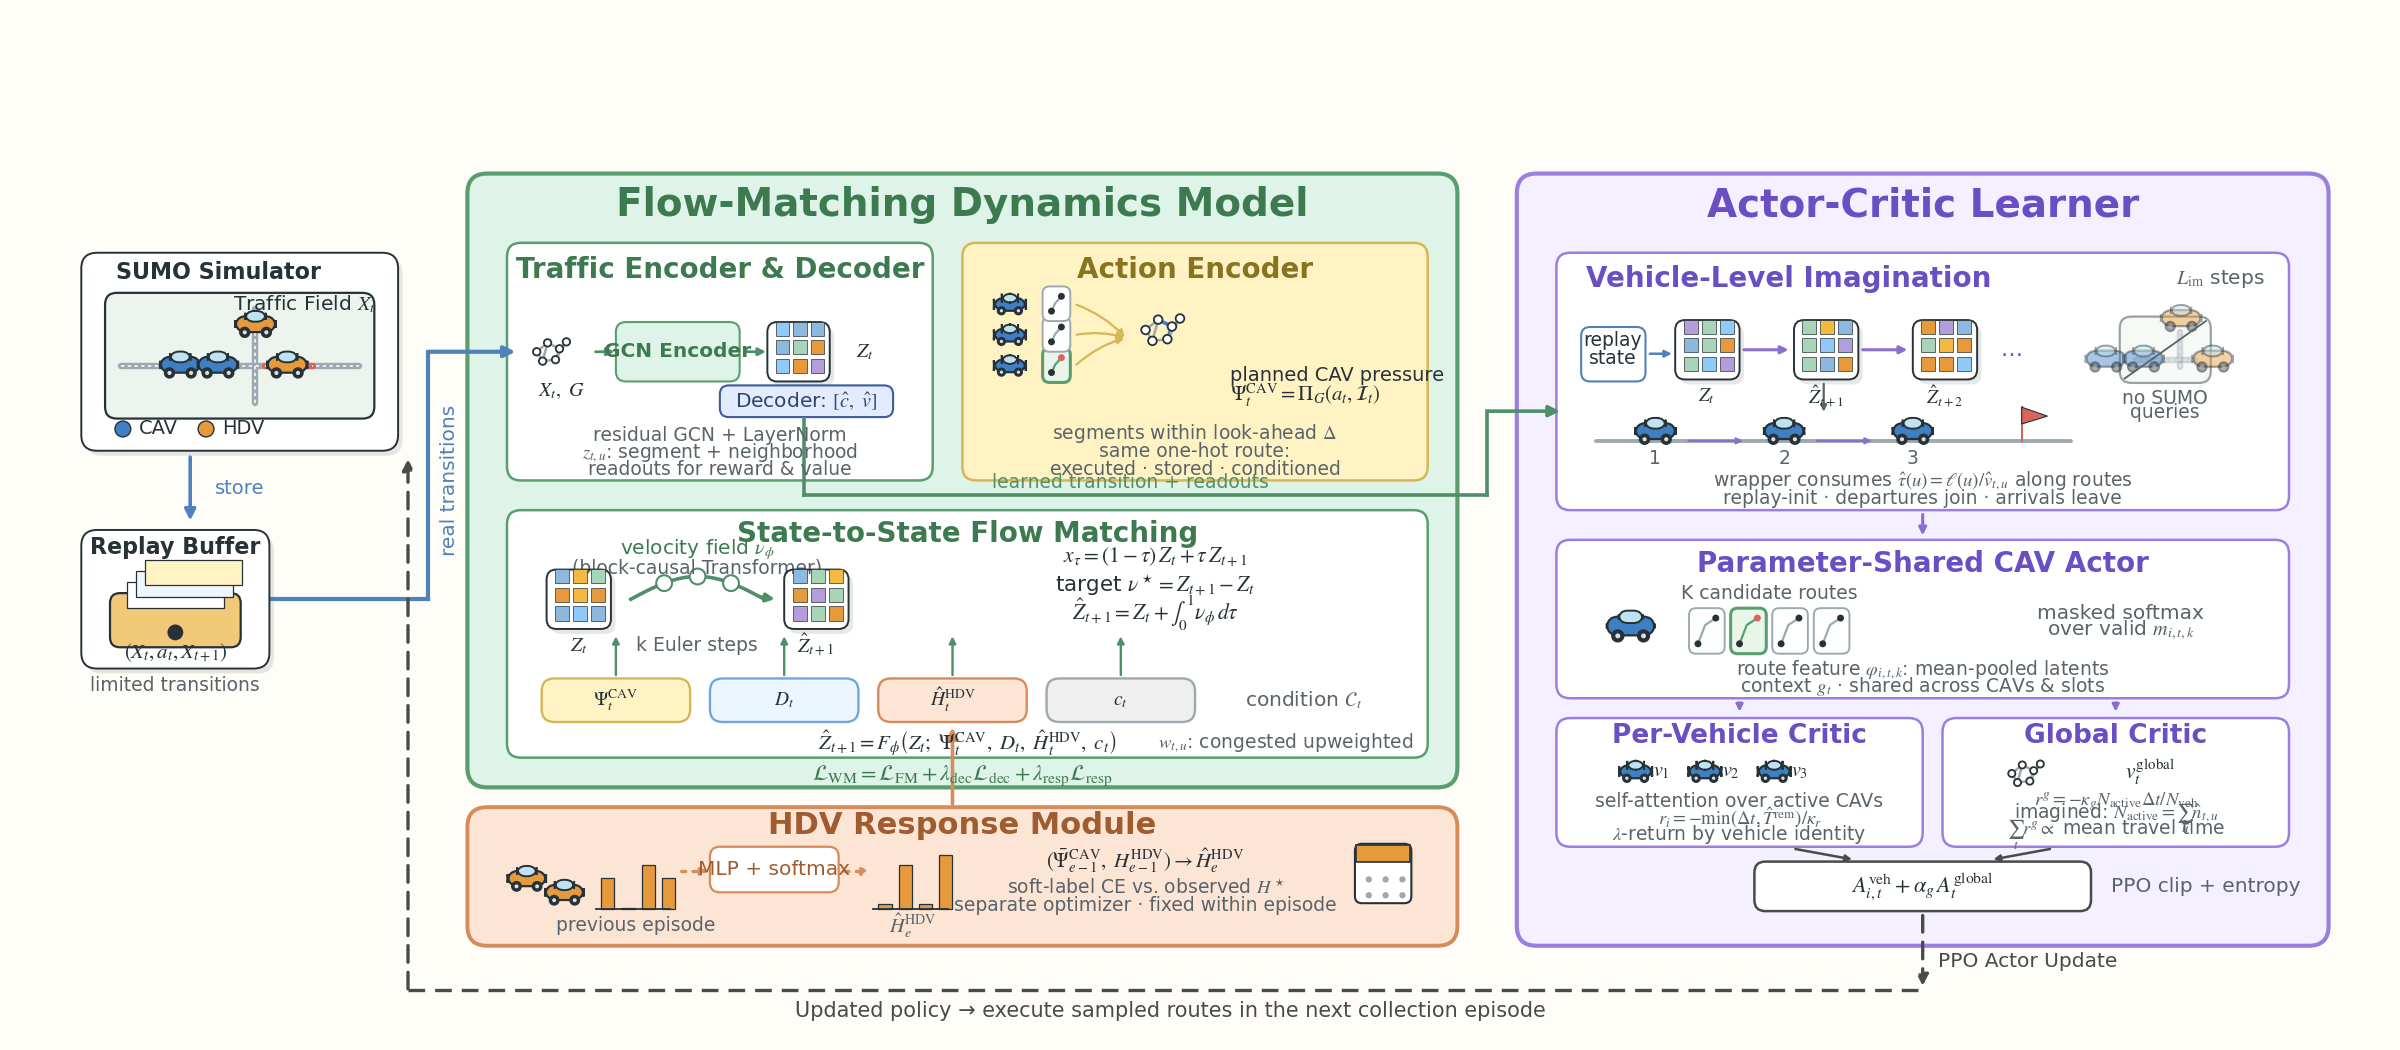

Write the Python code that produced this figure.
"""UrbanDreamer main framework figure — v6.

Readability pass over v5: fonts scaled ~1.9x so the figure stays legible
when scaled to acmart \textwidth (~0.29x), annotations trimmed to fit.
Same Method-aligned skeleton:
  center : Flow-Matching Dynamics Model (3 sub-blocks)
  below  : HDV Response Module
  right  : Actor-Critic Learner (imagination / actor / two critics)
  left   : SUMO + replay (data context)
"""
import matplotlib
matplotlib.use("Agg")
import matplotlib.pyplot as plt
from matplotlib.patches import FancyBboxPatch, Circle, Rectangle, FancyArrowPatch, Arc
import numpy as np

BG       = "#FFFDF8"
INK      = "#263238"
SUB      = "#59636A"
P2_BG, P2_BD = "#F5F0FF", "#9B7EDE"
ACT_BG, ACT_BD = "#FFF3C4", "#D6B656"
WM_BG,  WM_BD  = "#DFF4E8", "#5A9E6F"
HDV_BG, HDV_BD = "#FCE5D5", "#D58B5A"
CAV_C, HDV_C   = "#3F7FC4", "#E79A3B"
CONG,  ROAD    = "#D7655B", "#9DA9B0"
AR_REAL, AR_WM, AR_IM, AR_HDV, AR_UPD = "#4F81BD", "#4F8F68", "#8A6FD1", "#D58B5A", "#4A4A4A"

plt.rcParams["path.sketch"] = None
plt.rcParams["font.family"] = "DejaVu Sans"
plt.rcParams["mathtext.fontset"] = "stix"

fig, ax = plt.subplots(figsize=(24, 10.5), dpi=100)
fig.patch.set_facecolor(BG)
ax.set_facecolor(BG)
ax.set_xlim(0, 240); ax.set_ylim(0, 105)
ax.axis("off")

# ---- typography (canvas pt; printed size = canvas x 0.29 at \textwidth) ----
MODBIG, MOD, SUBT, LABEL, ANNOT, MICRO, MATH = 28, 22, 20, 16, 14, 13.5, 17

def text(x, y, s, size=LABEL, bold=False, color=INK, ha="center", va="center",
         z=8, rot=0):
    ax.text(x, y, s, fontsize=size, color=color, ha=ha, va=va, zorder=z,
            fontweight="bold" if bold else "normal", rotation=rot,
            linespacing=1.35)

def rbox(x, y, w, h, fc, ec, dashed=False, lw=2.6, z=2, rs=2.0, dash=(5, 3.6)):
    b = FancyBboxPatch((x, y), w, h,
                       boxstyle=f"round,pad=0,rounding_size={rs}",
                       fc=fc, ec=ec, lw=lw, zorder=z,
                       linestyle=(0, dash) if dashed else "solid")
    ax.add_patch(b)
    return b

def sticker_bg(x, y, w, h, z=4, rs=1.6):
    rbox(x+0.45, y-0.5, w, h, "#00000018", "none", z=z-1, rs=rs)
    rbox(x, y, w, h, "#FFFFFF", "none", z=z, rs=rs)
    rbox(x, y, w, h, "none", INK, lw=1.4, z=z+6, rs=rs)

def arrow(p1, p2, color=AR_WM, dashed=False, dotted=False, lw=2.4, rad=0.0,
          z=6, ms=16):
    ls = (0, (1.2, 2.2)) if dotted else ((0, (5, 3)) if dashed else "solid")
    a = FancyArrowPatch(p1, p2, arrowstyle="-|>", mutation_scale=ms,
                        color=color, lw=lw, zorder=z, linestyle=ls,
                        connectionstyle=f"arc3,rad={rad}", shrinkA=1, shrinkB=1)
    ax.add_patch(a)
    return a

def seg(p1, p2, color=AR_WM, dashed=False, lw=2.4, z=6):
    ax.plot([p1[0], p2[0]], [p1[1], p2[1]], color=color, lw=lw, zorder=z,
            linestyle=(0, (5, 3)) if dashed else "solid")

# ---------------- stickers ----------------
def car(x, y, s=1.0, color=CAV_C, z=6, faded=False):
    al = 0.45 if faded else 1.0
    kw = dict(zorder=z, alpha=al)
    ax.add_patch(FancyBboxPatch((x-4.6*s, y-1.7*s), 9.2*s, 3.4*s,
                 boxstyle="round,pad=0.1,rounding_size=1.2",
                 fc=color, ec=INK, lw=1.6, **kw))
    ax.add_patch(FancyBboxPatch((x-2.2*s, y+0.8*s), 4.4*s, 2.1*s,
                 boxstyle="round,pad=0.1,rounding_size=0.9",
                 fc="#BFE3F0", ec=INK, lw=1.4, **kw))
    for dx in (-2.6, 2.6):
        ax.add_patch(Circle((x+dx*s, y-2.0*s), 1.2*s, fc=INK, ec=INK, **kw))
        ax.add_patch(Circle((x+dx*s, y-2.0*s), 0.5*s, fc="#DDDDDD", **kw))

def route_card(x, y, w=3.4, h=4.4, selected=False, z=6):
    fc = "#E8F5E9" if selected else "#FFFFFF"
    ec = "#5A9E6F" if selected else "#9DA9B0"
    ax.add_patch(FancyBboxPatch((x, y), w, h, boxstyle="round,pad=0.1,rounding_size=0.7",
                 fc=fc, ec=ec, lw=2.2 if selected else 1.4, zorder=z))
    ax.plot([x+0.8, x+w*0.45, x+w-0.8], [y+0.9, y+h-1.6, y+h-0.9],
            color=ec, lw=1.6, zorder=z+1)
    ax.add_patch(Circle((x+0.8, y+0.9), 0.35, fc=INK, zorder=z+2))
    ax.add_patch(Circle((x+w-0.8, y+h-0.9), 0.35, fc=CONG if selected else INK, zorder=z+2))

def mini_graph(x, y, s=1.0, hl_edges=(), z=6, messages=False):
    pts = np.array([(0,0),(2.2,1.8),(4.6,0.6),(1.2,-1.9),(3.8,-1.6),(6.0,2.0)],
                   float) * s + (x, y)
    edges = [(0,1),(1,2),(0,3),(3,4),(2,4),(1,3),(2,5),(4,5)]
    for i, (a, b) in enumerate(edges):
        c = CAV_C if i in hl_edges else ROAD
        ax.plot([pts[a][0], pts[b][0]], [pts[a][1], pts[b][1]],
                color=c, lw=2.6 if i in hl_edges else 1.8, zorder=z)
    for px, py in pts:
        ax.add_patch(Circle((px, py), 0.75*s, fc="#FFFFFF", ec=INK, lw=1.3, zorder=z+2))
    if messages:
        for (a, b) in ((0,1),(3,1),(4,2)):
            mx, my = (pts[a]+pts[b])/2
            ax.add_patch(Circle((mx, my), 0.42*s, fc=WM_BD, ec="none", zorder=z+3))

def latent_card(x, y, w=6.5, h=6.0, z=6, seed=0):
    sticker_bg(x, y, w, h, z=z, rs=1.0)
    rng = np.random.RandomState(seed)
    cols = ["#8FB8DE", "#A8D5BA", "#F4B942", "#E79A3B", "#B39DDB", "#90CAF9"]
    gw, gh = w/4.6, h/4.2
    for i in range(3):
        for j in range(3):
            ax.add_patch(Rectangle((x+0.85+j*(gw+0.4), y+0.85+i*(gh+0.45)), gw, gh,
                         fc=cols[rng.randint(len(cols))], ec=INK, lw=0.5, zorder=z+7))

def file_tray(x, y, w=15, h=10, z=6):
    ax.add_patch(FancyBboxPatch((x-w/2, y-h/2), w, h*0.62,
                 boxstyle="round,pad=0.1,rounding_size=1.0",
                 fc="#F2C879", ec=INK, lw=1.6, zorder=z))
    for i, c in enumerate(("#FFFFFF", "#EDF6FF", "#FFF3C4")):
        ax.add_patch(Rectangle((x-w/2+1.6+i*0.9, y-0.4+i*1.15), w-3.2, 2.6,
                     fc=c, ec=INK, lw=0.9, zorder=z+1+i))
    ax.add_patch(Circle((x, y-h/2+1.4), 0.8, fc=INK, zorder=z+4))

def calendar(x, y, w=6, h=6, z=6):
    ax.add_patch(FancyBboxPatch((x-w/2, y-h/2), w, h,
                 boxstyle="round,pad=0.1,rounding_size=0.7",
                 fc="#FFFFFF", ec=INK, lw=1.5, zorder=z))
    ax.add_patch(Rectangle((x-w/2, y+h/2-1.7), w, 1.7, fc=HDV_C, ec=INK, lw=1.2, zorder=z+1))
    for i in range(2):
        for j in range(3):
            ax.add_patch(Circle((x-w/2+1.3+j*1.7, y-0.6-i*1.6), 0.32, fc=ROAD, zorder=z+2))

def bar_dist(x, y, w=9, h=5, color=HDV_C, z=6, seed=1):
    rng = np.random.RandomState(seed)
    hs = rng.dirichlet(np.ones(4)) * h * 2.6
    bw = w/5.2
    for i, hh in enumerate(hs):
        ax.add_patch(Rectangle((x+i*(bw+0.7), y), bw, hh, fc=color, ec=INK, lw=0.9, zorder=z))
    ax.plot([x-0.5, x+w], [y, y], color=INK, lw=1.3, zorder=z)

def road(x1, y1, x2, y2, color=ROAD, z=5, al=1.0):
    ax.plot([x1, x2], [y1, y2], color=color, lw=4.6, zorder=z,
            solid_capstyle="round", alpha=al)
    ax.plot([x1, x2], [y1, y2], color="#FFFFFF", lw=1.1, zorder=z+1,
            linestyle=(0, (2.2, 2.2)), alpha=al)

def city_map(x, y, w=20, h=13, z=6, faded=False, cong=True):
    al = 0.45 if faded else 1.0
    ax.add_patch(FancyBboxPatch((x-w/2, y-h/2), w, h,
                 boxstyle="round,pad=0.1,rounding_size=1.2",
                 fc="#EDF4EE", ec=INK, lw=1.6, zorder=z, alpha=al))
    road(x-w/2+1.5, y-1.0, x+w/2-1.5, y-1.0, z=z+1, al=al)
    road(x+1.5, y-h/2+1.5, x+1.5, y+h/2-1.5, z=z+1, al=al)
    if cong:
        road(x+2.6, y-1.0, x+7.4, y-1.0, color=CONG, z=z+2, al=al)
    car(x-6.0, y-0.9, s=0.42, color=CAV_C, z=z+3, faded=faded)
    car(x-2.2, y-0.9, s=0.42, color=CAV_C, z=z+3, faded=faded)
    car(x+4.8, y-0.9, s=0.42, color=HDV_C, z=z+3, faded=faded)
    car(x+1.6, y+3.2, s=0.42, color=HDV_C, z=z+3, faded=faded)

# =====================================================================
# LEFT — SUMO & replay (x 6..40)
# =====================================================================
sticker_bg(7, 60, 32, 20, z=4)
city_map(23, 69.6, w=27, h=12.5, z=5)
text(10.5, 78.0, "SUMO Simulator", size=LABEL, bold=True, ha="left")
text(36.8, 74.8, r"Traffic Field $X_t$", size=MICRO+1, ha="right", z=9)
ax.add_patch(Circle((11.2, 62.2), 0.8, fc=CAV_C, ec=INK, lw=1.0, zorder=8))
text(12.8, 62.2, "CAV", size=MICRO+0.5, ha="left")
ax.add_patch(Circle((19.6, 62.2), 0.8, fc=HDV_C, ec=INK, lw=1.0, zorder=8))
text(21.2, 62.2, "HDV", size=MICRO+0.5, ha="left")

sticker_bg(7, 38, 19, 14, z=4)
file_tray(16.5, 44.5, w=13, h=8.5, z=6)
text(16.5, 50.2, "Replay Buffer", size=LABEL, bold=True)
text(16.5, 39.6, r"$(X_t, a_t, X_{t+1})$", size=MICRO+1.5)
text(16.5, 36.3, "limited transitions", size=MICRO, color=SUB)

arrow((18, 59.5), (18, 52.8), color=AR_REAL, lw=2.6)
text(20.5, 56.2, "store", size=MICRO+0.5, ha="left", color=AR_REAL)

# =====================================================================
# CENTER — Flow-Matching Dynamics Model (x 46..146, y 26..88)
# =====================================================================
rbox(46, 26, 100, 62, WM_BG, WM_BD, lw=3.0)
text(96, 84.8, "Flow-Matching Dynamics Model", size=MODBIG, bold=True, color="#3d7a50")

# ---- sub-block 1: Traffic Encoder & Decoder (x 50..93, y 57..81) ----
rbox(50, 57, 43, 24, "#FFFFFF", WM_BD, lw=1.8, z=3, rs=1.4)
text(71.5, 78.3, "Traffic Encoder & Decoder", size=SUBT, bold=True, color="#3d7a50")
mini_graph(53, 70, s=0.5, z=6)
text(55.5, 66.0, r"$X_t,\ G$", size=MICRO+1)
arrow((58.8, 70), (61.0, 70), lw=2.0, ms=11)
rbox(61, 67, 12.5, 6, WM_BG, WM_BD, lw=1.5, z=5, rs=1.0)
text(67.2, 70, "GCN Encoder", size=MICRO+1, bold=True, color="#3d7a50")
arrow((74, 70), (76.3, 70), lw=2.0, ms=11)
latent_card(76.3, 67, w=6.3, h=6.0, z=6, seed=1)
text(85.3, 70, r"$Z_t$", size=MICRO+1, ha="left")
rbox(71.5, 63.4, 17.5, 3.2, "#E3ECFF", "#3D5BA1", lw=1.5, z=5, rs=0.9)
text(80.2, 65.0, r"Decoder: $[\hat{c},\ \hat{v}]$", size=MICRO+1, color="#2c4470")
text(71.5, 61.5, "residual GCN + LayerNorm", size=MICRO, color=SUB)
text(71.5, 59.8, r"$z_{t,u}$: segment + neighborhood", size=MICRO, color=SUB)
text(71.5, 58.1, "readouts for reward & value", size=MICRO, color=SUB)

# ---- sub-block 2: Action Encoder (x 96..143, y 57..81) ----
rbox(96, 57, 47, 24, ACT_BG, ACT_BD, lw=1.8, z=3, rs=1.4)
text(119.5, 78.3, "Action Encoder", size=SUBT, bold=True, color="#8a7320")
for k in range(3):
    yy = 68.6 + k*3.1
    car(100.8, yy, s=0.33, color=CAV_C, z=6)
    route_card(104.2, yy-1.6, w=2.6, h=3.3, selected=(k == 0), z=6)
    arrow((107.4, yy), (112.5, 71.4), color=ACT_BD, lw=1.6, rad=-0.12, ms=10)
mini_graph(114.5, 72.2, s=0.58, hl_edges=(1, 4), z=6)
text(123, 67.6, "planned CAV pressure", size=MICRO+0.5, ha="left")
text(123, 65.6, r"$\Psi_t^{\mathrm{CAV}} = \Pi_G(a_t, \mathcal{I}_t)$",
     size=MATH-2, ha="left")
text(119.5, 61.7, r"segments within look-ahead $\Delta$", size=MICRO, color=SUB)
text(119.5, 59.9, "same one-hot route:", size=MICRO, color=SUB)
text(119.5, 58.1, "executed · stored · conditioned", size=MICRO, color=SUB)

# ---- sub-block 3: State-to-State Flow Matching (x 50..143, y 29..54) ----
rbox(50, 29, 93, 25, "#FFFFFF", WM_BD, lw=1.8, z=3, rs=1.4)
text(96.5, 51.6, "State-to-State Flow Matching", size=SUBT, bold=True, color="#3d7a50")
latent_card(54, 42, w=6.5, h=6.0, z=6, seed=2)
text(57.2, 40.3, r"$Z_t$", size=MICRO+1)
fx = np.linspace(62.5, 76, 60)
fy = 45 + 2.3*np.sin((fx-62.5)/13.5*np.pi)
ax.plot(fx, fy, color=AR_WM, lw=2.6, zorder=6)
arrow((fx[-3], fy[-3]), (77.2, 45), color=AR_WM, lw=2.6, ms=12)
for f in (0.25, 0.5, 0.75):
    xx = 62.5 + 13.5*f
    yy = 45 + 2.3*np.sin(f*np.pi)
    ax.add_patch(Circle((xx, yy), 0.8, fc="#FFFFFF", ec=AR_WM, lw=1.5, zorder=7))
text(69.2, 50.0, r"velocity field $\nu_\phi$", size=MICRO+1, color="#3d7a50")
text(69.2, 48.2, "(block-causal Transformer)", size=MICRO, color=SUB)
latent_card(78, 42, w=6.5, h=6.0, z=6, seed=7)
text(81.2, 40.3, r"$\hat{Z}_{t+1}$", size=MICRO+1)
text(115.5, 49.2, r"$x_\tau = (1-\tau)\,Z_t + \tau\,Z_{t+1}$", size=MATH-1.5)
text(115.5, 46.4, r"target $\nu^\star = Z_{t+1} - Z_t$", size=MATH-1.5)
text(115.5, 43.6, r"$\hat{Z}_{t+1} = Z_t + \int_0^1 \nu_\phi\, d\tau$", size=MATH-1.5)
text(69.2, 40.3, "k Euler steps", size=MICRO, color=SUB)

# condition chips
chips = [(61, r"$\Psi_t^{\mathrm{CAV}}$", ACT_BG, ACT_BD),
         (78, r"$D_t$", "#EDF6FF", "#6FA8DC"),
         (95, r"$\hat{H}_t^{\mathrm{HDV}}$", HDV_BG, HDV_BD),
         (112, r"$c_t$", "#EFEFEF", ROAD)]
for cx, lab, fc, ec in chips:
    rbox(cx-7.5, 32.6, 15, 4.4, fc, ec, lw=1.7, z=5, rs=1.3)
    text(cx, 34.8, lab, size=ANNOT)
    arrow((cx, 37.2), (cx, 41.4), color=AR_WM, lw=1.7, ms=10)
text(124.5, 34.8, r"condition $\mathcal{C}_t$", size=MICRO+1, color=SUB, ha="left")
text(96.5, 30.5, r"$\hat{Z}_{t+1} = F_\phi\left(Z_t;\ \Psi_t^{\mathrm{CAV}},\ D_t,\ "
                 r"\hat{H}_t^{\mathrm{HDV}},\ c_t\right)$", size=MATH-2)
text(141.5, 30.5, r"$w_{t,u}$: congested upweighted", size=MICRO, color=SUB, ha="right")

# overall WM objective
text(96, 27.2, r"$\mathcal{L}_{\mathrm{WM}} = \mathcal{L}_{\mathrm{FM}}"
               r" + \lambda_{\mathrm{dec}}\mathcal{L}_{\mathrm{dec}}"
               r" + \lambda_{\mathrm{resp}}\mathcal{L}_{\mathrm{resp}}$",
     size=MATH-1, color="#3d7a50")

# =====================================================================
# BELOW CENTER — HDV Response Module (x 46..146, y 10..24)
# =====================================================================
rbox(46, 10, 100, 14, HDV_BG, HDV_BD, lw=2.8)
text(96, 22.1, "HDV Response Module", size=MOD, bold=True, color="#a05c2e")
car(52, 16.8, s=0.4, color=HDV_C, z=6)
car(55.8, 15.4, s=0.4, color=HDV_C, z=6)
bar_dist(59.5, 13.7, w=7, h=4.2, seed=2)
text(63, 12.0, "previous episode", size=MICRO, color=SUB)
arrow((67.5, 17.5), (70.5, 17.5), color=AR_HDV, dotted=True, lw=2.4, ms=10)
rbox(70.5, 15.4, 13, 4.6, "#FFFFFF", HDV_BD, lw=1.6, z=5, rs=1.0)
text(77, 17.7, "MLP + softmax", size=MICRO+1, color="#a05c2e")
arrow((84, 17.5), (86.8, 17.5), color=AR_HDV, dotted=True, lw=2.4, ms=10)
bar_dist(87.5, 13.7, w=7, h=4.2, seed=5)
text(91, 12.0, r"$\hat{H}_e^{\mathrm{HDV}}$", size=MICRO+1, color=SUB)
text(114.5, 18.6, r"$(\bar{\Psi}_{e-1}^{\mathrm{CAV}},\ H_{e-1}^{\mathrm{HDV}})"
                  r"\rightarrow \hat{H}_e^{\mathrm{HDV}}$", size=MATH-2)
text(114.5, 15.9, r"soft-label CE vs. observed $H^\star$", size=MICRO, color=SUB)
text(114.5, 14.1, "separate optimizer · fixed within episode", size=MICRO, color=SUB)
calendar(138.5, 17.3, w=5.5, h=5.8, z=6)
# HDV module -> condition chip
arrow((95, 24.2), (95, 32.2), color=AR_HDV, lw=2.6)

# =====================================================================
# RIGHT — Actor-Critic Learner (x 152..234, y 10..88)
# =====================================================================
rbox(152, 10, 82, 78, P2_BG, P2_BD, lw=3.0)
text(193, 84.8, "Actor-Critic Learner", size=MODBIG, bold=True, color="#6a4fc4")

# ---- Vehicle-Level Imagination (x 156..230, y 54..80) ----
rbox(156, 54, 74, 26, "#FFFFFF", P2_BD, lw=1.8, z=3, rs=1.4)
text(159, 77.3, "Vehicle-Level Imagination", size=SUBT, bold=True, color="#6a4fc4", ha="left")
text(227.5, 77.3, r"$L_{\mathrm{im}}$ steps", size=MICRO+1, color=SUB, ha="right")
rbox(158.5, 67, 6.5, 5.5, "#FFFFFF", AR_REAL, lw=1.5, z=5, rs=0.9)
text(161.7, 71.1, "replay", size=MICRO)
text(161.7, 69.3, "state", size=MICRO)
arrow((165.3, 69.8), (167.8, 69.8), color=AR_REAL, lw=1.8, ms=10)
xs_snap = (168, 180, 192)
labs = (r"$Z_t$", r"$\hat{Z}_{t+1}$", r"$\hat{Z}_{t+2}$")
for i, (xx, lab) in enumerate(zip(xs_snap, labs)):
    latent_card(xx, 67.2, w=6.5, h=6.0, z=6, seed=10+i)
    text(xx+3.2, 65.5, lab, size=MICRO+0.5)
    if i < 2:
        arrow((xx+6.8, 70.2), (xx+11.6, 70.2), color=AR_IM, lw=2.2, ms=11)
text(202, 70.2, "…", size=16, color="#6a4fc4")
city_map(217.5, 70.2, w=9, h=6.5, z=5, faded=True, cong=False)
ax.plot([213.4, 221.6], [67.3, 73.1], color=SUB, lw=1.3, zorder=9)
text(217.5, 65.3, "no SUMO", size=MICRO, color=SUB)
text(217.5, 63.9, "queries", size=MICRO, color=SUB)
# wrapper lane
ax.plot([160, 208], [61.0, 61.0], color=ROAD, lw=2.8, zorder=6, solid_capstyle="round")
for xx, cid in ((166, "1"), (179, "2"), (192, "3")):
    car(xx, 62.0, s=0.42, color=CAV_C, z=7)
    text(xx, 59.2, cid, size=MICRO, color=SUB)
    if xx < 188:
        arrow((xx+3.2, 61.0), (xx+9.0, 61.0), color=AR_IM, lw=1.6, ms=9)
ax.plot([203, 203], [61.0, 64.4], color=CONG, lw=1.5, zorder=7)
ax.add_patch(plt.Polygon([(203, 64.4), (203, 62.7), (205.6, 63.5)],
             fc=CONG, ec=INK, lw=0.8, zorder=7))
arrow((183, 66.9), (183, 63.8), color=SUB, lw=1.6, ms=9)
text(193, 57.0, r"wrapper consumes $\hat\tau(u) = \ell(u)/\hat v_{t,u}$ along routes",
     size=MICRO, color=SUB)
text(193, 55.2, "replay-init · departures join · arrivals leave",
     size=MICRO, color=SUB)

# ---- Parameter-Shared CAV Actor (x 156..230, y 35..51) ----
rbox(156, 35, 74, 16, "#FFFFFF", P2_BD, lw=1.8, z=3, rs=1.4)
text(193, 48.6, "Parameter-Shared CAV Actor", size=SUBT, bold=True, color="#6a4fc4")
car(163.5, 42.3, s=0.5, color=CAV_C, z=7)
for i in range(4):
    route_card(169.5+i*4.2, 39.6, w=3.4, selected=(i == 1), z=7)
text(177.5, 45.6, "K candidate routes", size=MICRO, color=SUB)
text(213, 43.6, "masked softmax", size=MICRO+1, color=SUB)
text(213, 41.9, r"over valid $m_{i,t,k}$", size=MICRO+1, color=SUB)
text(193, 37.9, r"route feature $\varphi_{i,t,k}$: mean-pooled latents",
     size=MICRO, color=SUB)
text(193, 36.2, r"context $g_t$ · shared across CAVs & slots",
     size=MICRO, color=SUB)
arrow((193, 53.7), (193, 51.3), color=AR_IM, lw=2.2, ms=11)

# ---- critics (y 20..33) ----
rbox(156, 20, 37, 13, "#FFFFFF", P2_BD, lw=1.8, z=3, rs=1.4)
text(174.5, 31.2, "Per-Vehicle Critic", size=SUBT-1, bold=True, color="#6a4fc4")
for i, xx in enumerate((164, 171, 178)):
    car(xx, 27.6, s=0.34, color=CAV_C, z=7)
    text(xx+2.6, 27.6, f"$v_{i+1}$", size=MICRO+1)
text(174.5, 24.6, "self-attention over active CAVs", size=MICRO, color=SUB)
text(174.5, 22.9, r"$r_i = -\min(\Delta t, \hat T^{\mathrm{rem}})/\kappa_r$", size=MICRO, color=SUB)
text(174.5, 21.2, r"$\lambda$-return by vehicle identity", size=MICRO, color=SUB)

rbox(195, 20, 35, 13, "#FFFFFF", P2_BD, lw=1.8, z=3, rs=1.4)
text(212.5, 31.2, "Global Critic", size=SUBT-1, bold=True, color="#6a4fc4")
mini_graph(202, 27.4, s=0.48, z=7)
text(216, 27.6, r"$v^{\mathrm{global}}_t$", size=MICRO+2)
text(212.5, 24.6, r"$r^g = -\kappa_g N_{\mathrm{active}}\Delta t / N_{\mathrm{veh}}$",
     size=MICRO, color=SUB)
text(212.5, 22.9, r"imagined: $N_{\mathrm{active}} = \sum_u \hat n_{t,u}$", size=MICRO, color=SUB)
text(212.5, 21.2, r"$\sum_t r^g \propto$ mean travel time", size=MICRO, color=SUB)

arrow((174.5, 34.7), (174.5, 33.5), color=AR_IM, lw=2.0, ms=10)
arrow((212.5, 34.7), (212.5, 33.5), color=AR_IM, lw=2.0, ms=10)

# ---- advantage node ----
rbox(176, 13.5, 34, 5.0, "#FFFFFF", AR_UPD, lw=1.8, z=5, rs=1.1)
text(193, 16.0, r"$A^{\mathrm{veh}}_{i,t} + \alpha_g\, A^{\mathrm{global}}_t$",
     size=MATH-1)
text(212, 16.0, "PPO clip + entropy", size=MICRO+1, color=SUB, ha="left")
arrow((180, 19.8), (186, 18.7), color=AR_UPD, lw=1.8, ms=9)
arrow((206, 19.8), (200, 18.7), color=AR_UPD, lw=1.8, ms=9)

# =====================================================================
# cross-module connectors
# =====================================================================
# replay -> WM (real transitions bus)
seg((26.3, 45), (42, 45), color=AR_REAL, lw=3.0)
seg((42, 45), (42, 70), color=AR_REAL, lw=3.0)
arrow((42, 70), (51, 70), color=AR_REAL, lw=3.0)
text(44.2, 57, r"real transitions", size=MICRO+1, color=AR_REAL, rot=90, ha="center")

# WM -> imagination (learned transition + readouts)
seg((80, 63.2), (80, 55.5), color=AR_WM, lw=2.6)
seg((80, 55.5), (149, 55.5), color=AR_WM, lw=2.6)
seg((149, 55.5), (149, 64), color=AR_WM, lw=2.6)
arrow((149, 64), (156.5, 64), color=AR_WM, lw=2.6)
text(113, 56.8, "learned transition + readouts", size=MICRO, color=AR_WM)

# PPO update -> bottom return -> execute in SUMO
arrow((193, 13.2), (193, 5.8), color=AR_UPD, dashed=True, lw=2.4)
seg((40, 5.5), (193, 5.5), color=AR_UPD, dashed=True, lw=2.4)
arrow((40, 5.5), (40, 59.3), color=AR_UPD, dashed=True, lw=2.4)
text(194.5, 8.4, "PPO Actor Update", size=MICRO+1, ha="left", color=AR_UPD)
text(117, 3.4, "Updated policy → execute sampled routes in the next collection episode",
     size=LABEL-1, color=AR_UPD)

plt.subplots_adjust(left=0.005, right=0.995, top=0.995, bottom=0.005)
out = "figure/main_figure_v6.png"
plt.savefig(out, facecolor=BG)
print("saved", out)
